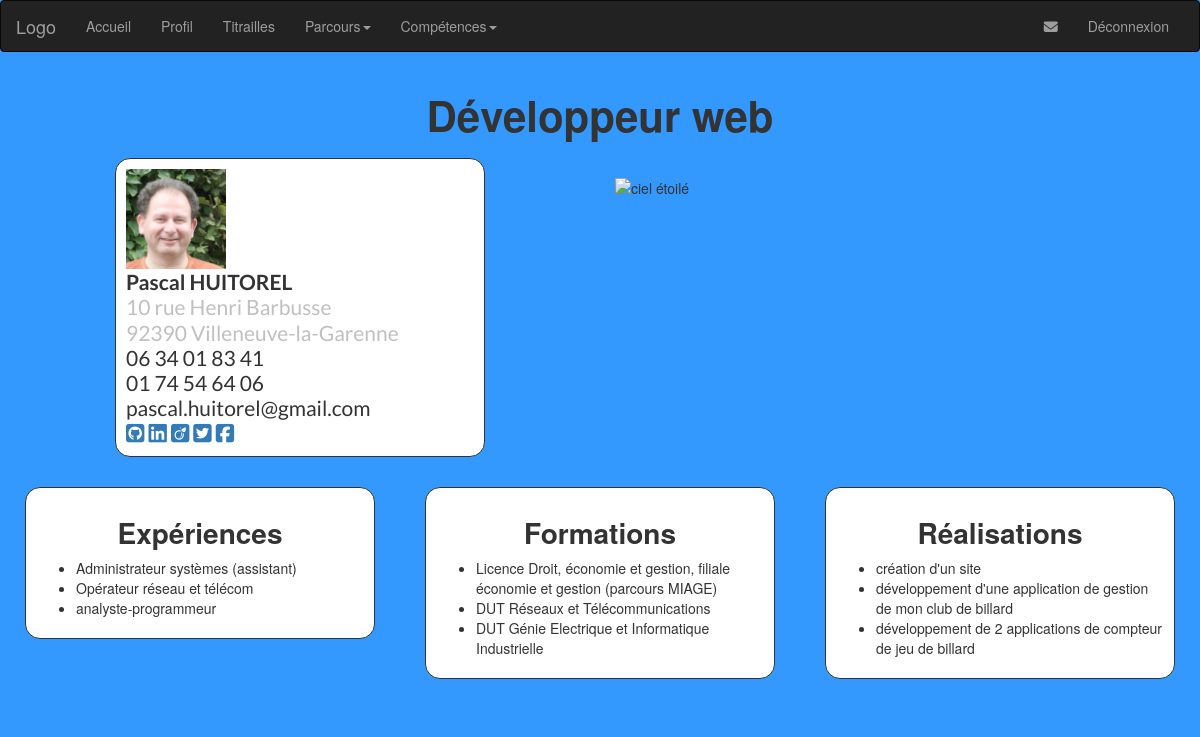
The app's page /admin/index.php (signed in) with its own data.
### tables this page shows
CREATE TABLE IF NOT EXISTS `t_reseaux` (
  `id` int(3) NOT NULL AUTO_INCREMENT,
  `nom` varchar(50) NOT NULL,
  `logo` varchar(50) NOT NULL,
  `lien` varchar(255) NOT NULL,
  `id_utilisateur` int(3) NOT NULL,
  PRIMARY KEY (`id`)
);

CREATE TABLE IF NOT EXISTS `t_experiences` (
  `id` int(3) NOT NULL AUTO_INCREMENT,
  `e_titre` varchar(50) DEFAULT NULL,
  `e_soustitre` varchar(50) DEFAULT NULL,
  `e_dates` varchar(50) DEFAULT NULL,
  `e_description` text,
  `e_type` enum('entreprise','indépendant') NOT NULL,
  `id_utilisateur` int(3) DEFAULT NULL,
  PRIMARY KEY (`id`)
);

CREATE TABLE IF NOT EXISTS `t_formations` (
  `id` int(3) NOT NULL AUTO_INCREMENT,
  `f_titre` varchar(100) DEFAULT NULL,
  `f_soustitre` varchar(100) DEFAULT NULL,
  `f_dates` varchar(50) DEFAULT NULL,
  `f_description` text,
  `id_utilisateur` int(3) DEFAULT NULL,
  PRIMARY KEY (`id`)
);

CREATE TABLE IF NOT EXISTS `t_realisations` (
  `id` int(3) NOT NULL AUTO_INCREMENT,
  `r_titre` varchar(100) DEFAULT NULL,
  `r_soustitre` varchar(50) DEFAULT NULL,
  `r_lien` varchar(100) NOT NULL,
  `r_photos` varchar(255) NOT NULL,
  `r_dates` varchar(50) DEFAULT NULL,
  `r_description` text,
  `id_utilisateur` int(3) DEFAULT NULL,
  PRIMARY KEY (`id`)
);

### admin/index.php (the view)
<?php require_once('inc/init.inc.php'); ?>
<?php require_once('inc/head.inc.php'); ?>
<?php require_once('inc/nav.inc.php'); ?>
<?php
extract ($_SESSION['utilisateur_bo']);
$req = $pdoCV -> query("SELECT * FROM t_reseaux WHERE id_utilisateur=$statut LIMIT 0, 10");
$req -> execute();
$reseaux = $req->fetchAll(PDO::FETCH_ASSOC);
$req = $pdoCV -> query("SELECT e_titre FROM t_experiences WHERE id_utilisateur=$statut LIMIT 0, 3");
$req -> execute();
$experiences = $req->fetchAll(PDO::FETCH_ASSOC);
$req = $pdoCV -> query("SELECT f_titre FROM t_formations WHERE id_utilisateur=$statut LIMIT 0, 3");
$req -> execute();
$formations = $req->fetchAll(PDO::FETCH_ASSOC);
$req = $pdoCV -> query("SELECT r_titre FROM t_realisations WHERE id_utilisateur=$statut LIMIT 0, 3");
$req -> execute();
$realisations = $req->fetchAll(PDO::FETCH_ASSOC);
?>
<main id="affichage" class="container-fluid">
    <h1><?= $_SESSION['titre_cv']['titre_cv'] ?></h1>
    <div class="row">
        <div class="col-md-4 col-md-offset-1 col-sm-6">
            <div id="adresse" class="fond-cadre">
                <img src="../photos/portrait.png" alt="portrait" width="100"><br>
                <b><?= $prenom ?> <?= $nom ?></b><br>
                <span class="text-leger">
                    <?= $adresse ?><br>
                    <?= $code_postal ?> <?= $ville ?><br>
                </span>
                <?= wordwrap($telephone, 2, ' ', true)  ?><br>
                <?= wordwrap($autre_tel, 2, ' ', true) ?><br>
                <?= $email ?><br>
                <?php foreach ($reseaux as $reseau) : ?>
                    <?php
                    $logo = (substr($reseau['logo'], 0, 3) == "fa-")?
                    "<i class='fa " . $reseau['logo'] . "' aria-hidden='true'></i>":
                    "<img width='20' src='img/" . $reseau['logo'] . "' alt=''>";
                    ?>
                    <a href="<?= $reseau['lien'] ?>" target="_blank"><?= $logo ?></a>
                <?php endforeach; ?>
            </div>
        </div>
        <div class="col-md-4 col-md-offset-1 col-sm-6" >
            <img class="img-responsive centre" src="photos/99326.jpg" alt="ciel étoilé">
        </div>
    </div>
    <div class="row">
        <div class="col-md-4">
            <div class="fond-cadre">
                <h2>Expériences</h2>
                <ul>
                    <?php foreach ($experiences as $experience) {
                        echo '<li>' . $experience['e_titre'] . '</li>';
                    } ?>
                </ul>
            </div>
        </div>
        <div class="col-md-4">
            <div class="fond-cadre">
                <h2>Formations</h2>
                <ul>
                    <?php foreach ($formations as $formation) {
                        echo '<li>' . $formation['f_titre'] . '</li>';
                    } ?>
                </ul>
            </div>
        </div>
        <div class="col-md-4">
            <div class="fond-cadre">
                <h2>Réalisations</h2>
                <ul>
                    <?php foreach ($realisations as $realisation) {
                        echo '<li>' . $realisation['r_titre'] . '</li>';
                    } ?>
                </ul>
            </div>
        </div>
    </div>
</main>
<?php include ('inc/footer.inc.php') ?>

### admin/css/style.css (style rules this page uses)
body { background: #39f; }
h1 { text-align: center; font-size: 3em; font-weight: bold; }
h2 { font-size: 2em; font-weight: bold; text-align: center; }
.fond-cadre { background: #fff; border: 1px solid; border-radius: 15px; margin: 10px; padding: 10px; }
.row { margin-top: 20px; margin-bottom: 20px; }
img[alt="ciel étoilé"] { margin-top: 20px; }
#adresse { font-size: 1.5em; line-height: 1.2; font-family: 'Lato', sans-serif; margin: auto; overflow: hidden; }
.text-leger { color: silver; }

### records on screen
t_experiences: e_titre "Administrateur systèmes (assistant)"
t_experiences: e_titre "Opérateur réseau et télécom"
t_experiences: e_titre "analyste-programmeur"
t_formations: f_titre "Licence Droit, économie et gestion, filiale économie et gestion (parcours MIAGE)"
t_formations: f_titre "DUT Réseaux et Télécommunications"
t_formations: f_titre "DUT Génie Electrique et Informatique Industrielle"
t_realisations: r_titre "création d'un site"
t_realisations: r_titre "développement d'une application de gestion de mon club de billard"
t_realisations: r_titre "développement de 2 applications de compteur de jeu de billard"

### other values on screen
$_SESSION['titre_cv']['titre_cv'] "Développeur web"
$prenom "Pascal"
$nom "HUITOREL"
$adresse "10 rue Henri Barbusse"
$code_postal "92390"
$ville "Villeneuve-la-Garenne"
wordwrap($telephone, 2, ' ', true) "06 34 01 83 41"
wordwrap($autre_tel, 2, ' ', true) "01 74 54 64 06"
$email "pascal.huitorel@gmail.com"
